Frame 1 (no input): blank canvas, image omitted
Frame 60 (the mouse pressed at the canvas centre just before this capture): blank canvas, image omitted
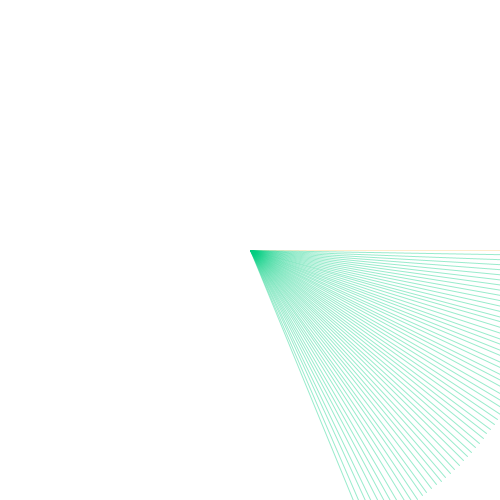
Frame 120 (the mouse held since frame 60 and released just before this capture)

The Processing sketch whose frames 1 and 60 were blank and that drew this single picture after the mouse press (run headless with seeded random() and noise(); from frame 60 on, the mouse is pressed at the canvas centre):

// Processing sketch: processing_62393
// ── processing_62393.pde


float angle = 0.0;

void setup() {
  size(500,500);
  smooth();
  colorMode(RGB,50,500,500,500);
  background(50,500,500);
  cursor(CROSS);
}

void draw() {
  if (mousePressed == true) {
    stroke(abs(mouseY-pmouseX),400,mouseX, 200);
    pushMatrix();
      translate(mouseX, mouseY);
      rotate(angle);
      line(0,0, 300, 0);
    popMatrix();
    
  angle += 0.02;
  }
}
